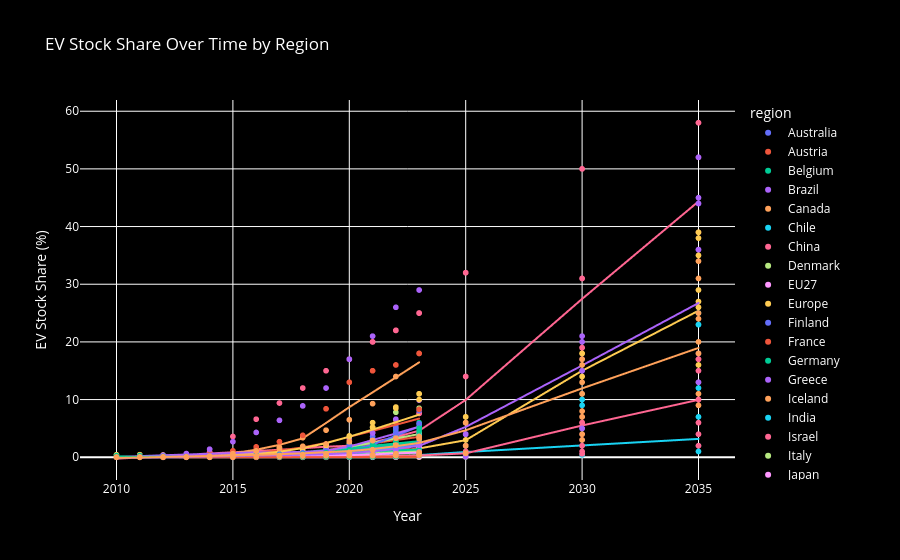

The notebook cell this image was saved under:
### Code cell
fig = express.scatter(data_frame=ev_stock_share, x='year', y='value', trendline='lowess', color='region',
                     title='EV Stock Share Over Time by Region',
                     labels={'year': 'Year', 'value': 'EV Stock Share (%)'})
fig.update_layout(
    plot_bgcolor = 'rgba(0,0,0,0)',
    paper_bgcolor = 'black',
    font=dict(color='white')
)
fig.show()
